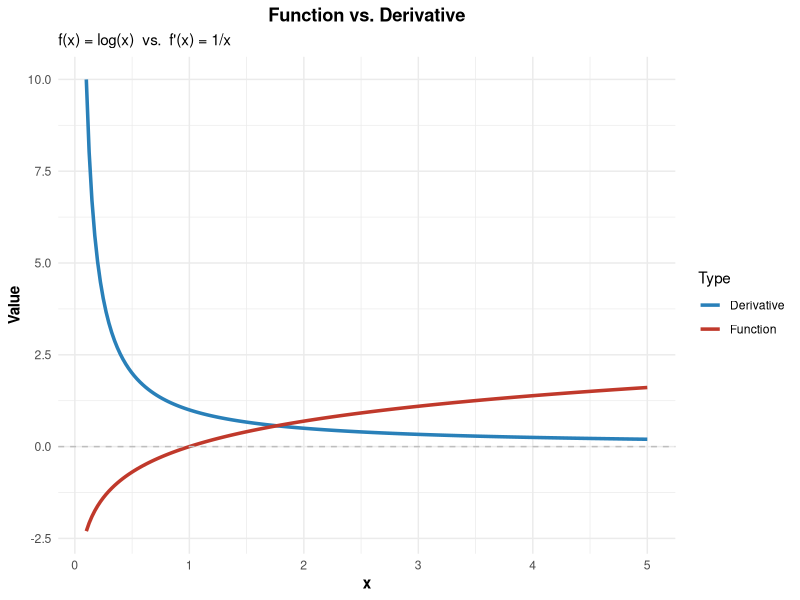
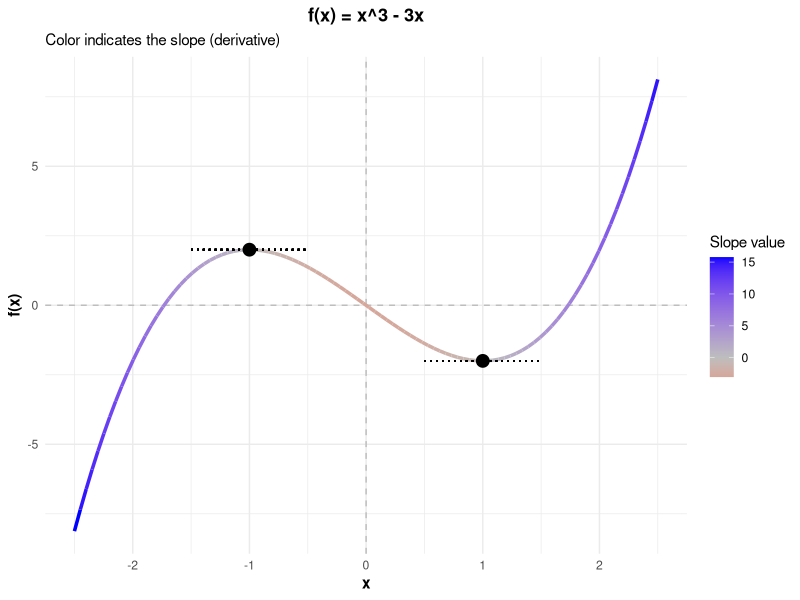

The R script that drew these images, in order:
## ---- chunk 1
# This chunk sets up the environment.
knitr::opts_chunk$set(echo = FALSE, warning = FALSE, message = FALSE, fig.align="center")

library(ggplot2)
library(gridExtra)

# Common plotting theme for consistency
common_theme <- theme_minimal() + 
                theme(axis.title = element_text(face="bold"),
                      plot.title = element_text(face="bold", hjust = 0.5))

## ---- chunk 2
# Define the range for x (must be > 0 for log)
x_vals <- seq(0.1, 5, length.out = 200)

# Create a data frame with both f(x) and f'(x)
df_deriv <- data.frame(
  x = x_vals,
  Function = log(x_vals),       # f(x) = ln(x)
  Derivative = 1/x_vals         # f'(x) = 1/x
)

# Reshape for easier plotting with ggplot legend
library(tidyr)
df_long <- pivot_longer(df_deriv, cols = c("Function", "Derivative"), names_to = "Type", values_to = "Value")

ggplot(df_long, aes(x = x, y = Value, color = Type)) +
  geom_line(size = 1.2) +
  geom_hline(yintercept = 0, linetype="dashed", color = "gray") +
  labs(title = "Function vs. Derivative", 
       subtitle = "f(x) = log(x)  vs.  f'(x) = 1/x",
       y = "Value") +
  scale_color_manual(values = c("Derivative" = "#2980b9", "Function" = "#c0392b")) +
  common_theme
## ---- chunk 3
# Define the function and its derivative
f <- function(x) { x^3 - 3*x }
f_prime <- function(x) { 3*x^2 - 3 }

# Create data for plotting
x_vals <- seq(-2.5, 2.5, length.out = 100)
df_poly <- data.frame(
  x = x_vals,
  y = f(x_vals),
  slope = f_prime(x_vals) # We can use slope to color the curve
)

# Plot
ggplot(df_poly, aes(x, y)) +
  geom_hline(yintercept = 0, linetype = "dashed", color = "gray") +
  geom_vline(xintercept = 0, linetype = "dashed", color = "gray") +
  
  # Main function curve
  geom_line(size = 1.2, aes(color = slope)) +
  
  # Highlight the turning points (where derivative is zero)
  geom_point(data = data.frame(x = c(-1, 1), y = c(2, -2)), 
             size = 4, color = "black") +
  
  # Add tangent lines at the turning points
  geom_segment(aes(x = -1.5, y = 2, xend = -0.5, yend = 2), 
               color = "black", linetype = "dotted") +
  geom_segment(aes(x = 0.5, y = -2, xend = 1.5, yend = -2), 
               color = "black", linetype = "dotted") +
  
  scale_color_gradient2(low = "red", mid = "gray", high = "blue", 
                        midpoint = 0, name = "Slope value") +
  labs(title = "f(x) = x^3 - 3x", 
       subtitle = "Color indicates the slope (derivative)",
       y = "f(x)") +
  common_theme
